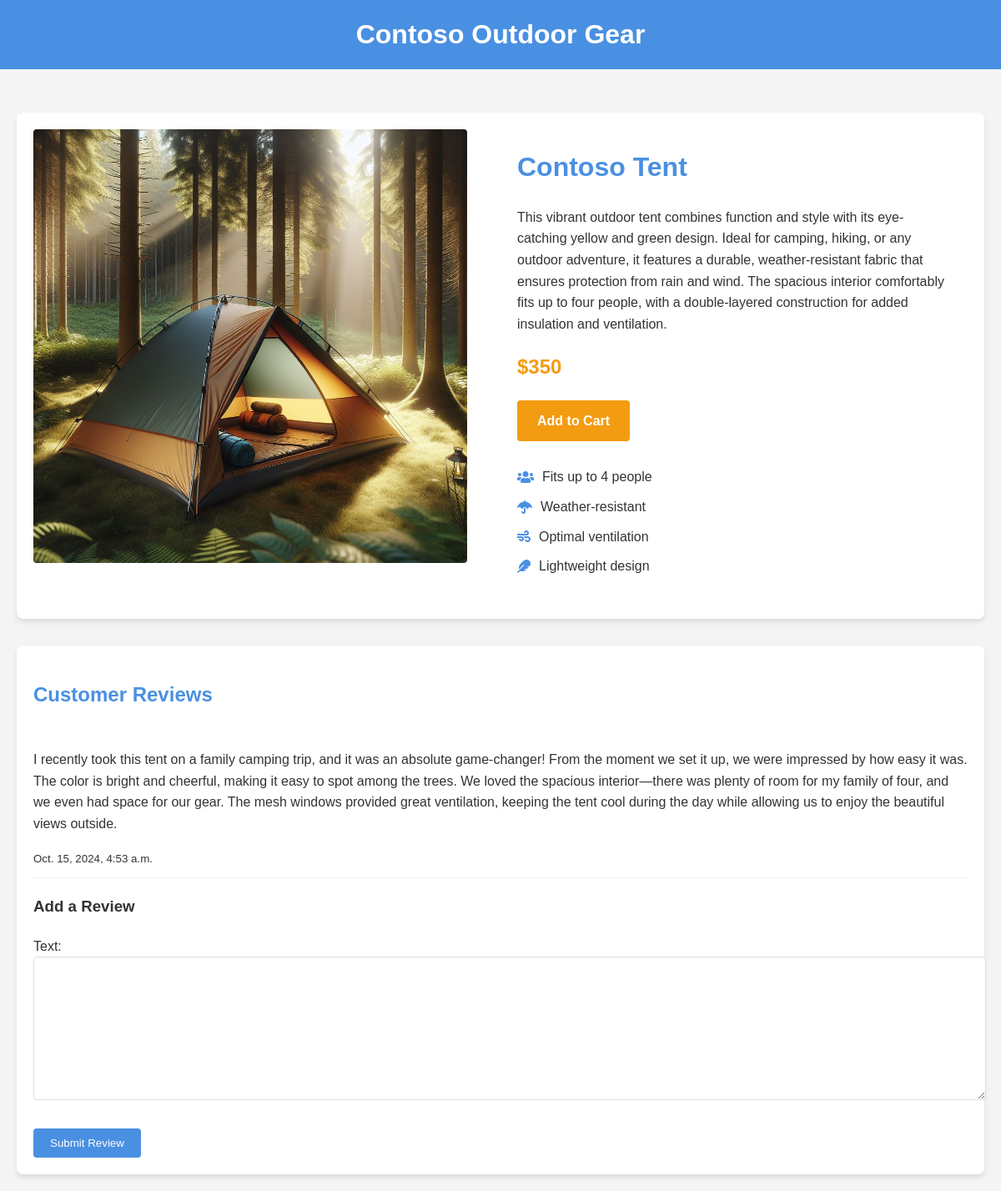
The page / on the database its author committed.
### my_app/models.py (models this page shows, shortened)
class Comment(models.Model):
    text = models.TextField()
    created_at = models.DateTimeField(auto_now_add=True)

### my_app/views.py (the view)
# urls.py: path('', views.home, name='home'),
def home(request):
    if request.method == 'POST':
        form = CommentForm(request.POST)
        if form.is_valid():
            comment_text = form.cleaned_data['text']
            moderation_message = analyze_text(comment_text)
            if moderation_message == None:  # If the comment triggers moderation
                form.save()
                return redirect('home')
            else:
                form.add_error('text', moderation_message)
    else:
        form = CommentForm()
    comments = Comment.objects.all().order_by('-created_at')
    return render(request, 'home.html', {'form': form, 'comments': comments})

### my_app/forms.py
class CommentForm(forms.ModelForm):
    class Meta:
        model = Comment
        fields = ['text']

### my_app/templates/home.html (shortened to what this page needs)
{% load static %}
<!DOCTYPE html>
<html lang="en">
<head>
    <link href="https://cdnjs.cloudflare.com/ajax/libs/font-awesome/5.15.3/css/all.min.css" rel="stylesheet">
</head>
<body>
    <header>
        <h1>Contoso Outdoor Gear</h1>
    </header>
    <div class="container">
        <div class="product-container">
            <div class="product-image">
                <img src="{% static 'my_app/tent.jpeg' %}" alt="Contoso Tent">
            </div>
            <div class="product-info">
                <h1>Contoso Tent</h1>
                <p>This vibrant outdoor tent combines function and style with its eye-catching yellow and green design. Ideal for camping, hiking, or any outdoor adventure, it features a durable, weather-resistant fabric that ensures protection from rain and wind. The spacious interior comfortably fits up to four people, with a double-layered construction for added insulation and ventilation.</p>
                <div class="price">$350</div>
                <a href="#" class="buy-button">Add to Cart</a>
                <div class="features">
                    <div class="feature">
                        <i class="fas fa-users"></i> Fits up to 4 people
                    </div>
                    <div class="feature">
                        <i class="fas fa-umbrella"></i> Weather-resistant
                    </div>
                    <div class="feature">
                        <i class="fas fa-wind"></i> Optimal ventilation
                    </div>
                    <div class="feature">
                        <i class="fas fa-feather"></i> Lightweight design
                    </div>
                </div>
            </div>
        </div>
        <div class="comment-section">
            <h2>Customer Reviews</h2>
            {% for comment in comments %}
            <div class="comment">
                <p>{{ comment.text }}</p>
                <small>{{ comment.created_at }}</small>
            </div>
            {% endfor %}
            <h3>Add a Review</h3>
            <form method="post" novalidate>
                {{ form.as_p }}
                <button type="submit">Submit Review</button>
            </form>
        </div>
    </div>
</body>
</html>

### my_app/templates/home.html (style rules this page uses)
:root { --primary-color: #4a90e2; --secondary-color: #f39c12; --text-color: #333; --light-gray: #f4f4f4; --white: #ffffff; }
body { font-family: 'Arial', sans-serif; line-height: 1.6; color: var(--text-color); margin: 0; padding: 0; background-color: var(--light-gray); }
.container { max-width: 1200px; margin: 0 auto; padding: 20px; }
header { background-color: var(--primary-color); color: var(--white); padding: 1rem 0; text-align: center; }
header h1 { color: var(--white); margin: 0; }
.product-container { display: flex; background-color: var(--white); border-radius: 8px; overflow: hidden; box-shadow: 0 4px 6px rgba(0, 0, 0, 0.1); margin-top: 2rem; }
.product-image { flex: 1; padding: 20px; }
.product-image img { max-width: 100%; height: auto; border-radius: 4px; }
.product-info { flex: 1; padding: 40px; }
.product-info h1 { color: var(--primary-color); margin-top: 0; }
.price { font-size: 24px; font-weight: bold; color: var(--secondary-color); margin: 20px 0; }
.buy-button { display: inline-block; background-color: var(--secondary-color); color: var(--white); padding: 12px 24px; text-decoration: none; border-radius: 4px; font-weight: bold; transition: background-color 0.3s ease; }
.features { margin-top: 30px; }
.feature { display: flex; align-items: center; margin-bottom: 10px; }
.feature i { margin-right: 10px; color: var(--primary-color); }
.comment-section { background-color: var(--white); border-radius: 8px; padding: 20px; margin-top: 2rem; box-shadow: 0 4px 6px rgba(0, 0, 0, 0.1); }
.comment-section h2 { color: var(--primary-color); }
.comment { border-bottom: 1px solid var(--light-gray); padding: 10px 0; }
form { margin-top: 20px; }
input[type="text"], textarea { width: 100%; padding: 10px; margin-bottom: 10px; border: 1px solid #ddd; border-radius: 4px; }
button[type="submit"] { background-color: var(--primary-color); color: var(--white); border: none; padding: 10px 20px; border-radius: 4px; cursor: pointer; transition: background-color 0.3s ease; }

### rows shown on the page
Comment: text "I recently took this tent on a family camping trip, and it was an absolute game-changer! From the moment we set it up, we were impressed by how easy it was. The color is bright and cheerful, making it easy to spot among the trees. We loved the spacious interior—there was plenty of room for my family of four, and we even had space for our gear. The mesh windows provided great ventilation, keeping the tent cool during the day while allowing us to enjoy the beautiful views outside.", created_at "Oct. 15, 2024, 4:53 a.m."
